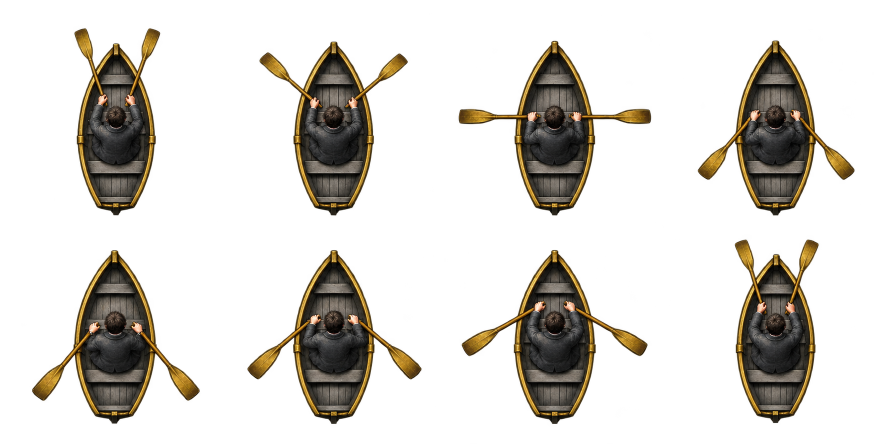
#> input picture src/frontend/src/assets/rowing-sheet.png, 1774 x 887 px (shown at 1/2 size)
$ python render-rowing.py
#> lines starting #> are read from the running program, lines starting #| are printed output that depends on the picture
"""Encode the generated 4x2 rowing sheet as a local, silent VP8/WebM loop.

Requires Pillow, numpy and opencv-python. No network or external video service.
Keep the original generated PNG unchanged; cell extraction happens in memory.
"""
from pathlib import Path
import cv2
import numpy as np
from PIL import Image

root = Path(__file__).resolve().parent.parent
sheet = Image.open(root / 'src/assets/rowing-sheet.png').convert('RGBA')
#> sheet is the input picture: PIL image 1774x887 RGBA; mean R, G, B, A 20.8, 17.3, 10.9, 56.5
cell_width, cell_height = sheet.width // 4, sheet.height // 2
#> cell_width = 443; cell_height = 443
output = root / 'src/assets/rowing.webm'
size, fps, frames_per_pose, loops = 320, 30, 6, 2
writer = cv2.VideoWriter(str(output), cv2.VideoWriter_fourcc(*'VP80'), fps, (size, size))
if not writer.isOpened():
    raise RuntimeError('This OpenCV build cannot encode VP8/WebM')
try:
    for _ in range(loops):
        for pose in range(8):
            x, y = pose % 4 * cell_width, pose // 4 * cell_height
            frame = sheet.crop((x, y, x + cell_width, y + cell_height))
            frame.thumbnail((size, size), Image.Resampling.LANCZOS)
            canvas = Image.new('RGB', (size, size), '#141e2d')
            canvas.paste(frame, ((size-frame.width)//2, (size-frame.height)//2), frame)
            pixels = cv2.cvtColor(np.asarray(canvas), cv2.COLOR_RGB2BGR)
            for _ in range(frames_per_pose):
                writer.write(pixels)
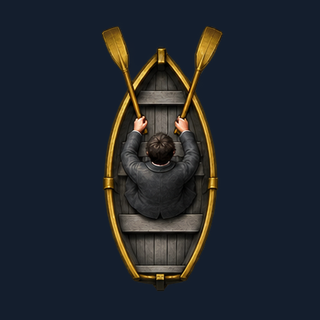
#> canvas: PIL image 320x320 RGB; mean R, G, B 33.1, 38.2, 45.2
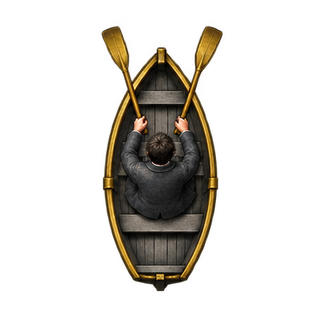
#> frame: PIL image 320x320 RGBA; mean R, G, B, A 19.2, 15.9, 10, 53.7; transparent parts drawn white
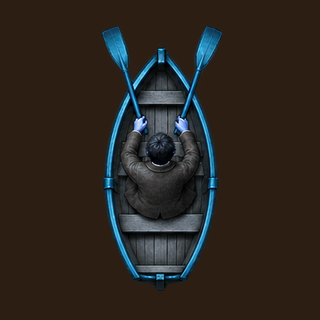
#> pixels: shape (320, 320, 3); mean R, G, B 45.2, 38.2, 33.1
finally:
    writer.release()
#> (the run stopped early here; a loop or call above may not have finished)

$ run again, with src/frontend/src/assets/lighthouse.png copied over src/frontend/src/assets/rowing-sheet.png
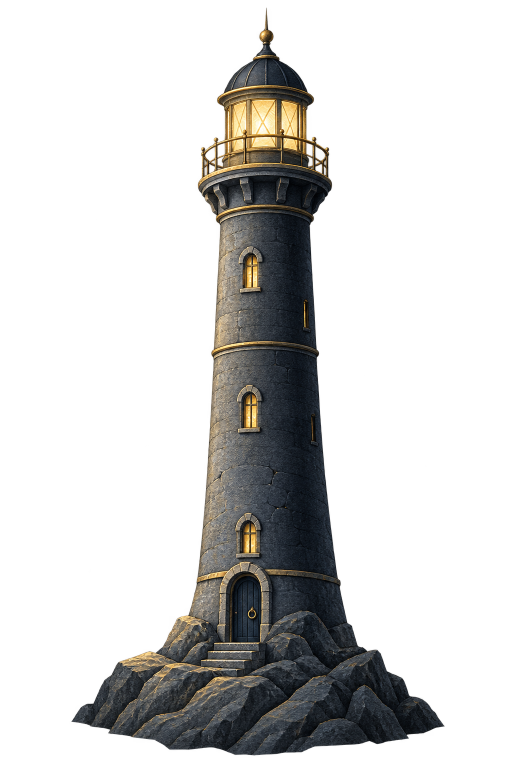
#> input picture src/frontend/src/assets/lighthouse.png, 1024 x 1536 px (shown at 1/2 size)
#> sheet is the input picture: PIL image 1024x1536 RGBA; mean R, G, B, A 29.8, 28.5, 25.8, 61.9
#> after the loop `for _ in range(loops):`:
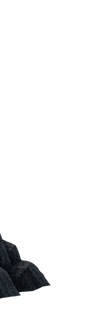
#> frame: PIL image 107x320 RGBA; mean R, G, B, A 1.3, 1.6, 1.9, 12.6; transparent parts drawn white
#> after the loop `for _ in range(loops):`:
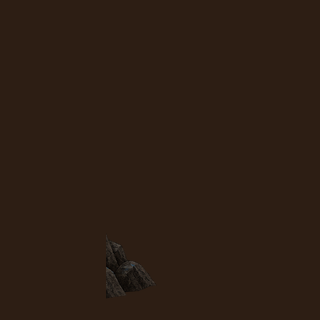
#> pixels: shape (320, 320, 3); mean R, G, B 44.9, 30, 20.1
